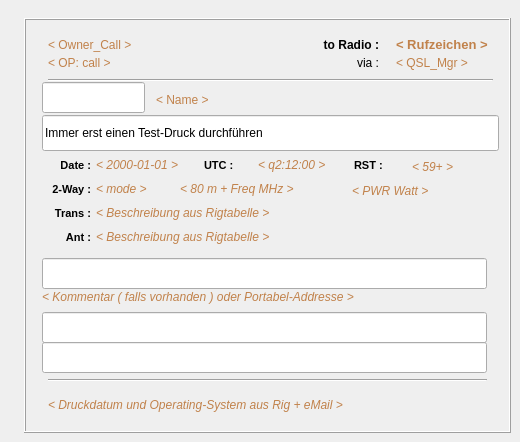
   <widget class="QWidget" name="tab">
    <attribute name="title">
     <string>Label      </string>
    </attribute>
    <widget class="QFrame" name="frame_2">
     <property name="geometry">
      <rect>
       <x>24</x>
       <y>18</y>
       <width>487</width>
       <height>415</height>
      </rect>
     </property>
     <property name="frameShape">
      <enum>QFrame::Box</enum>
     </property>
     <property name="frameShadow">
      <enum>QFrame::Raised</enum>
     </property>
     <widget class="QLabel" name="label_3">
      <property name="geometry">
       <rect>
        <x>24</x>
        <y>18</y>
        <width>115</width>
        <height>18</height>
       </rect>
      </property>
      <property name="palette">
       <palette>
        <active>
         <colorrole role="WindowText">
          <brush brushstyle="SolidPattern">
           <color alpha="255">
            <red>193</red>
            <green>130</green>
            <blue>75</blue>
           </color>
          </brush>
         </colorrole>
        </active>
        <inactive>
         <colorrole role="WindowText">
          <brush brushstyle="SolidPattern">
           <color alpha="255">
            <red>193</red>
            <green>130</green>
            <blue>75</blue>
           </color>
          </brush>
         </colorrole>
        </inactive>
        <disabled>
         <colorrole role="WindowText">
          <brush brushstyle="SolidPattern">
           <color alpha="255">
            <red>119</red>
            <green>119</green>
            <blue>119</blue>
           </color>
          </brush>
         </colorrole>
        </disabled>
       </palette>
      </property>
      <property name="text">
       <string>&lt; Owner_Call &gt;</string>
      </property>
     </widget>
     <widget class="QLabel" name="label_4">
      <property name="geometry">
       <rect>
        <x>24</x>
        <y>36</y>
        <width>121</width>
        <height>18</height>
       </rect>
      </property>
      <property name="palette">
       <palette>
        <active>
         <colorrole role="WindowText">
          <brush brushstyle="SolidPattern">
           <color alpha="255">
            <red>193</red>
            <green>130</green>
            <blue>75</blue>
           </color>
          </brush>
         </colorrole>
        </active>
        <inactive>
         <colorrole role="WindowText">
          <brush brushstyle="SolidPattern">
           <color alpha="255">
            <red>193</red>
            <green>130</green>
            <blue>75</blue>
           </color>
          </brush>
         </colorrole>
        </inactive>
        <disabled>
         <colorrole role="WindowText">
          <brush brushstyle="SolidPattern">
           <color alpha="255">
            <red>119</red>
            <green>119</green>
            <blue>119</blue>
           </color>
          </brush>
         </colorrole>
        </disabled>
       </palette>
      </property>
      <property name="text">
       <string>&lt; OP: call        &gt;</string>
      </property>
     </widget>
     <widget class="QLabel" name="label_5">
      <property name="geometry">
       <rect>
        <x>288</x>
        <y>18</y>
        <width>67</width>
        <height>18</height>
       </rect>
      </property>
      <property name="font">
       <font>
        <weight>75</weight>
        <bold>true</bold>
       </font>
      </property>
      <property name="text">
       <string>to Radio :</string>
      </property>
      <property name="alignment">
       <set>Qt::AlignRight|Qt::AlignTrailing|Qt::AlignVCenter</set>
      </property>
     </widget>
     <widget class="QLabel" name="label_6">
      <property name="geometry">
       <rect>
        <x>372</x>
        <y>18</y>
        <width>103</width>
        <height>18</height>
       </rect>
      </property>
      <property name="palette">
       <palette>
        <active>
         <colorrole role="WindowText">
          <brush brushstyle="SolidPattern">
           <color alpha="255">
            <red>193</red>
            <green>130</green>
            <blue>75</blue>
           </color>
          </brush>
         </colorrole>
        </active>
        <inactive>
         <colorrole role="WindowText">
          <brush brushstyle="SolidPattern">
           <color alpha="255">
            <red>193</red>
            <green>130</green>
            <blue>75</blue>
           </color>
          </brush>
         </colorrole>
        </inactive>
        <disabled>
         <colorrole role="WindowText">
          <brush brushstyle="SolidPattern">
           <color alpha="255">
            <red>119</red>
            <green>119</green>
            <blue>119</blue>
           </color>
          </brush>
         </colorrole>
        </disabled>
       </palette>
      </property>
      <property name="font">
       <font>
        <pointsize>10</pointsize>
        <weight>75</weight>
        <bold>true</bold>
       </font>
      </property>
      <property name="text">
       <string>&lt; Rufzeichen &gt;</string>
      </property>
     </widget>
     <widget class="QLabel" name="label_7">
      <property name="geometry">
       <rect>
        <x>318</x>
        <y>36</y>
        <width>37</width>
        <height>18</height>
       </rect>
      </property>
      <property name="text">
       <string>via :</string>
      </property>
      <property name="alignment">
       <set>Qt::AlignRight|Qt::AlignTrailing|Qt::AlignVCenter</set>
      </property>
     </widget>
     <widget class="QLabel" name="label_8">
      <property name="geometry">
       <rect>
        <x>372</x>
        <y>36</y>
        <width>103</width>
        <height>18</height>
       </rect>
      </property>
      <property name="palette">
       <palette>
        <active>
         <colorrole role="WindowText">
          <brush brushstyle="SolidPattern">
           <color alpha="255">
            <red>193</red>
            <green>130</green>
            <blue>75</blue>
           </color>
          </brush>
         </colorrole>
        </active>
        <inactive>
         <colorrole role="WindowText">
          <brush brushstyle="SolidPattern">
           <color alpha="255">
            <red>193</red>
            <green>130</green>
            <blue>75</blue>
           </color>
          </brush>
         </colorrole>
        </inactive>
        <disabled>
         <colorrole role="WindowText">
          <brush brushstyle="SolidPattern">
           <color alpha="255">
            <red>119</red>
            <green>119</green>
            <blue>119</blue>
           </color>
          </brush>
         </colorrole>
        </disabled>
       </palette>
      </property>
      <property name="text">
       <string>&lt; QSL_Mgr        &gt;</string>
      </property>
     </widget>
     <widget class="Line" name="line">
      <property name="geometry">
       <rect>
        <x>24</x>
        <y>54</y>
        <width>445</width>
        <height>16</height>
       </rect>
      </property>
      <property name="orientation">
       <enum>Qt::Horizontal</enum>
      </property>
     </widget>
     <widget class="QLineEdit" name="LdearW">
      <property name="geometry">
       <rect>
        <x>18</x>
        <y>64</y>
        <width>103</width>
        <height>31</height>
       </rect>
      </property>
     </widget>
     <widget class="QLabel" name="label_9">
      <property name="geometry">
       <rect>
        <x>132</x>
        <y>73</y>
        <width>337</width>
        <height>18</height>
       </rect>
      </property>
      <property name="palette">
       <palette>
        <active>
         <colorrole role="WindowText">
          <brush brushstyle="SolidPattern">
           <color alpha="255">
            <red>193</red>
            <green>130</green>
            <blue>75</blue>
           </color>
          </brush>
         </colorrole>
        </active>
        <inactive>
         <colorrole role="WindowText">
          <brush brushstyle="SolidPattern">
           <color alpha="255">
            <red>193</red>
            <green>130</green>
            <blue>75</blue>
           </color>
          </brush>
         </colorrole>
        </inactive>
        <disabled>
         <colorrole role="WindowText">
          <brush brushstyle="SolidPattern">
           <color alpha="255">
            <red>119</red>
            <green>119</green>
            <blue>119</blue>
           </color>
          </brush>
         </colorrole>
        </disabled>
       </palette>
      </property>
      <property name="text">
       <string>&lt; Name  &gt;</string>
      </property>
     </widget>
     <widget class="QLineEdit" name="LwellW">
      <property name="geometry">
       <rect>
        <x>18</x>
        <y>97</y>
        <width>457</width>
        <height>36</height>
       </rect>
      </property>
      <property name="text">
       <string>Immer erst einen Test-Druck durchführen</string>
      </property>
     </widget>
     <widget class="QLabel" name="label_10">
      <property name="geometry">
       <rect>
        <x>72</x>
        <y>138</y>
        <width>103</width>
        <height>18</height>
       </rect>
      </property>
      <property name="palette">
       <palette>
        <active>
         <colorrole role="WindowText">
          <brush brushstyle="SolidPattern">
           <color alpha="255">
            <red>193</red>
            <green>130</green>
            <blue>75</blue>
           </color>
          </brush>
         </colorrole>
        </active>
        <inactive>
         <colorrole role="WindowText">
          <brush brushstyle="SolidPattern">
           <color alpha="255">
            <red>193</red>
            <green>130</green>
            <blue>75</blue>
           </color>
          </brush>
         </colorrole>
        </inactive>
        <disabled>
         <colorrole role="WindowText">
          <brush brushstyle="SolidPattern">
           <color alpha="255">
            <red>119</red>
            <green>119</green>
            <blue>119</blue>
           </color>
          </brush>
         </colorrole>
        </disabled>
       </palette>
      </property>
      <property name="font">
       <font>
        <italic>true</italic>
       </font>
      </property>
      <property name="text">
       <string>&lt; 2000-01-01 &gt;</string>
      </property>
     </widget>
     <widget class="QLabel" name="label_11">
      <property name="geometry">
       <rect>
        <x>180</x>
        <y>138</y>
        <width>43</width>
        <height>18</height>
       </rect>
      </property>
      <property name="font">
       <font>
        <pointsize>8</pointsize>
        <weight>75</weight>
        <bold>true</bold>
       </font>
      </property>
      <property name="text">
       <string>UTC :</string>
      </property>
     </widget>
     <widget class="QLabel" name="label_12">
      <property name="geometry">
       <rect>
        <x>234</x>
        <y>138</y>
        <width>85</width>
        <height>18</height>
       </rect>
      </property>
      <property name="palette">
       <palette>
        <active>
         <colorrole role="WindowText">
          <brush brushstyle="SolidPattern">
           <color alpha="255">
            <red>193</red>
            <green>130</green>
            <blue>75</blue>
           </color>
          </brush>
         </colorrole>
        </active>
        <inactive>
         <colorrole role="WindowText">
          <brush brushstyle="SolidPattern">
           <color alpha="255">
            <red>193</red>
            <green>130</green>
            <blue>75</blue>
           </color>
          </brush>
         </colorrole>
        </inactive>
        <disabled>
         <colorrole role="WindowText">
          <brush brushstyle="SolidPattern">
           <color alpha="255">
            <red>119</red>
            <green>119</green>
            <blue>119</blue>
           </color>
          </brush>
         </colorrole>
        </disabled>
       </palette>
      </property>
      <property name="font">
       <font>
        <italic>true</italic>
       </font>
      </property>
      <property name="text">
       <string>&lt; q2:12:00 &gt;</string>
      </property>
     </widget>
     <widget class="QLabel" name="label_13">
      <property name="geometry">
       <rect>
        <x>330</x>
        <y>138</y>
        <width>49</width>
        <height>18</height>
       </rect>
      </property>
      <property name="font">
       <font>
        <pointsize>8</pointsize>
        <weight>75</weight>
        <bold>true</bold>
       </font>
      </property>
      <property name="text">
       <string>RST :</string>
      </property>
     </widget>
     <widget class="QLabel" name="label_14">
      <property name="geometry">
       <rect>
        <x>388</x>
        <y>140</y>
        <width>58</width>
        <height>18</height>
       </rect>
      </property>
      <property name="palette">
       <palette>
        <active>
         <colorrole role="WindowText">
          <brush brushstyle="SolidPattern">
           <color alpha="255">
            <red>193</red>
            <green>130</green>
            <blue>75</blue>
           </color>
          </brush>
         </colorrole>
        </active>
        <inactive>
         <colorrole role="WindowText">
          <brush brushstyle="SolidPattern">
           <color alpha="255">
            <red>193</red>
            <green>130</green>
            <blue>75</blue>
           </color>
          </brush>
         </colorrole>
        </inactive>
        <disabled>
         <colorrole role="WindowText">
          <brush brushstyle="SolidPattern">
           <color alpha="255">
            <red>119</red>
            <green>119</green>
            <blue>119</blue>
           </color>
          </brush>
         </colorrole>
        </disabled>
       </palette>
      </property>
      <property name="font">
       <font>
        <italic>true</italic>
       </font>
      </property>
      <property name="text">
       <string>&lt;  59+ &gt;</string>
      </property>
     </widget>
     <widget class="QLabel" name="label_15">
      <property name="geometry">
       <rect>
        <x>18</x>
        <y>162</y>
        <width>49</width>
        <height>18</height>
       </rect>
      </property>
      <property name="font">
       <font>
        <pointsize>8</pointsize>
        <weight>75</weight>
        <bold>true</bold>
       </font>
      </property>
      <property name="text">
       <string>2-Way :</string>
      </property>
      <property name="alignment">
       <set>Qt::AlignRight|Qt::AlignTrailing|Qt::AlignVCenter</set>
      </property>
     </widget>
     <widget class="QLabel" name="label_16">
      <property name="geometry">
       <rect>
        <x>72</x>
        <y>162</y>
        <width>73</width>
        <height>18</height>
       </rect>
      </property>
      <property name="palette">
       <palette>
        <active>
         <colorrole role="WindowText">
          <brush brushstyle="SolidPattern">
           <color alpha="255">
            <red>193</red>
            <green>130</green>
            <blue>75</blue>
           </color>
          </brush>
         </colorrole>
        </active>
        <inactive>
         <colorrole role="WindowText">
          <brush brushstyle="SolidPattern">
           <color alpha="255">
            <red>193</red>
            <green>130</green>
            <blue>75</blue>
           </color>
          </brush>
         </colorrole>
        </inactive>
        <disabled>
         <colorrole role="WindowText">
          <brush brushstyle="SolidPattern">
           <color alpha="255">
            <red>119</red>
            <green>119</green>
            <blue>119</blue>
           </color>
          </brush>
         </colorrole>
        </disabled>
       </palette>
      </property>
      <property name="font">
       <font>
        <italic>true</italic>
       </font>
      </property>
      <property name="text">
       <string>&lt; mode  &gt;</string>
      </property>
     </widget>
     <widget class="QLabel" name="label_17">
      <property name="geometry">
       <rect>
        <x>156</x>
        <y>162</y>
        <width>163</width>
        <height>18</height>
       </rect>
      </property>
      <property name="palette">
       <palette>
        <active>
         <colorrole role="WindowText">
          <brush brushstyle="SolidPattern">
           <color alpha="255">
            <red>193</red>
            <green>130</green>
            <blue>75</blue>
           </color>
          </brush>
         </colorrole>
        </active>
        <inactive>
         <colorrole role="WindowText">
          <brush brushstyle="SolidPattern">
           <color alpha="255">
            <red>193</red>
            <green>130</green>
            <blue>75</blue>
           </color>
          </brush>
         </colorrole>
        </inactive>
        <disabled>
         <colorrole role="WindowText">
          <brush brushstyle="SolidPattern">
           <color alpha="255">
            <red>119</red>
            <green>119</green>
            <blue>119</blue>
           </color>
          </brush>
         </colorrole>
        </disabled>
       </palette>
      </property>
      <property name="font">
       <font>
        <italic>true</italic>
       </font>
      </property>
      <property name="text">
       <string>&lt; 80 m + Freq MHz  &gt;</string>
      </property>
     </widget>
     <widget class="QLabel" name="label_18">
      <property name="geometry">
       <rect>
        <x>328</x>
        <y>164</y>
        <width>127</width>
        <height>18</height>
       </rect>
      </property>
      <property name="palette">
       <palette>
        <active>
         <colorrole role="WindowText">
          <brush brushstyle="SolidPattern">
           <color alpha="255">
            <red>193</red>
            <green>130</green>
            <blue>75</blue>
           </color>
          </brush>
         </colorrole>
        </active>
        <inactive>
         <colorrole role="WindowText">
          <brush brushstyle="SolidPattern">
           <color alpha="255">
            <red>193</red>
            <green>130</green>
            <blue>75</blue>
           </color>
          </brush>
         </colorrole>
        </inactive>
        <disabled>
         <colorrole role="WindowText">
          <brush brushstyle="SolidPattern">
           <color alpha="255">
            <red>119</red>
            <green>119</green>
            <blue>119</blue>
           </color>
          </brush>
         </colorrole>
        </disabled>
       </palette>
      </property>
      <property name="font">
       <font>
        <italic>true</italic>
       </font>
      </property>
      <property name="text">
       <string>&lt; PWR Watt  &gt;</string>
      </property>
     </widget>
     <widget class="QLabel" name="label_19">
      <property name="geometry">
       <rect>
        <x>18</x>
        <y>186</y>
        <width>49</width>
        <height>18</height>
       </rect>
      </property>
      <property name="font">
       <font>
        <pointsize>8</pointsize>
        <weight>75</weight>
        <bold>true</bold>
       </font>
      </property>
      <property name="text">
       <string>Trans :</string>
      </property>
      <property name="alignment">
       <set>Qt::AlignRight|Qt::AlignTrailing|Qt::AlignVCenter</set>
      </property>
     </widget>
     <widget class="QLabel" name="label_20">
      <property name="geometry">
       <rect>
        <x>72</x>
        <y>186</y>
        <width>397</width>
        <height>18</height>
       </rect>
      </property>
      <property name="palette">
       <palette>
        <active>
         <colorrole role="WindowText">
          <brush brushstyle="SolidPattern">
           <color alpha="255">
            <red>193</red>
            <green>130</green>
            <blue>75</blue>
           </color>
          </brush>
         </colorrole>
        </active>
        <inactive>
         <colorrole role="WindowText">
          <brush brushstyle="SolidPattern">
           <color alpha="255">
            <red>193</red>
            <green>130</green>
            <blue>75</blue>
           </color>
          </brush>
         </colorrole>
        </inactive>
        <disabled>
         <colorrole role="WindowText">
          <brush brushstyle="SolidPattern">
           <color alpha="255">
            <red>119</red>
            <green>119</green>
            <blue>119</blue>
           </color>
          </brush>
         </colorrole>
        </disabled>
       </palette>
      </property>
      <property name="font">
       <font>
        <italic>true</italic>
       </font>
      </property>
      <property name="text">
       <string>&lt; Beschreibung aus Rigtabelle  &gt;</string>
      </property>
     </widget>
     <widget class="QLabel" name="label_21">
      <property name="geometry">
       <rect>
        <x>30</x>
        <y>210</y>
        <width>37</width>
        <height>18</height>
       </rect>
      </property>
      <property name="font">
       <font>
        <pointsize>8</pointsize>
        <weight>75</weight>
        <bold>true</bold>
       </font>
      </property>
      <property name="text">
       <string>Ant :</string>
      </property>
      <property name="alignment">
       <set>Qt::AlignRight|Qt::AlignTrailing|Qt::AlignVCenter</set>
      </property>
     </widget>
     <widget class="QLabel" name="label_22">
      <property name="geometry">
       <rect>
        <x>72</x>
        <y>210</y>
        <width>385</width>
        <height>18</height>
       </rect>
      </property>
      <property name="palette">
       <palette>
        <active>
         <colorrole role="WindowText">
          <brush brushstyle="SolidPattern">
           <color alpha="255">
            <red>193</red>
            <green>130</green>
            <blue>75</blue>
           </color>
          </brush>
         </colorrole>
        </active>
        <inactive>
         <colorrole role="WindowText">
          <brush brushstyle="SolidPattern">
           <color alpha="255">
            <red>193</red>
            <green>130</green>
            <blue>75</blue>
           </color>
          </brush>
         </colorrole>
        </inactive>
        <disabled>
         <colorrole role="WindowText">
          <brush brushstyle="SolidPattern">
           <color alpha="255">
            <red>119</red>
            <green>119</green>
            <blue>119</blue>
           </color>
          </brush>
         </colorrole>
        </disabled>
       </palette>
      </property>
      <property name="font">
       <font>
        <italic>true</italic>
       </font>
      </property>
      <property name="text">
       <string>&lt; Beschreibung aus Rigtabelle  &gt;</string>
      </property>
     </widget>
     <widget class="QLineEdit" name="Ltext1W">
      <property name="geometry">
       <rect>
        <x>18</x>
        <y>240</y>
        <width>445</width>
        <height>31</height>
       </rect>
      </property>
     </widget>
     <widget class="QLabel" name="label_23">
      <property name="geometry">
       <rect>
        <x>18</x>
        <y>270</y>
        <width>439</width>
        <height>18</height>
       </rect>
      </property>
      <property name="palette">
       <palette>
        <active>
         <colorrole role="WindowText">
          <brush brushstyle="SolidPattern">
           <color alpha="255">
            <red>193</red>
            <green>130</green>
            <blue>75</blue>
           </color>
          </brush>
         </colorrole>
        </active>
        <inactive>
         <colorrole role="WindowText">
          <brush brushstyle="SolidPattern">
           <color alpha="255">
            <red>193</red>
            <green>130</green>
            <blue>75</blue>
           </color>
          </brush>
         </colorrole>
        </inactive>
        <disabled>
         <colorrole role="WindowText">
          <brush brushstyle="SolidPattern">
           <color alpha="255">
            <red>119</red>
            <green>119</green>
            <blue>119</blue>
           </color>
          </brush>
         </colorrole>
        </disabled>
       </palette>
      </property>
      <property name="font">
       <font>
        <italic>true</italic>
       </font>
      </property>
      <property name="text">
       <string>&lt; Kommentar ( falls vorhanden ) oder Portabel-Addresse  &gt;</string>
      </property>
     </widget>
     <widget class="QLineEdit" name="Ltext2W">
      <property name="geometry">
       <rect>
        <x>18</x>
        <y>294</y>
        <width>445</width>
        <height>31</height>
       </rect>
      </property>
     </widget>
     <widget class="QLineEdit" name="Ltext3W">
      <property name="geometry">
       <rect>
        <x>18</x>
        <y>324</y>
        <width>445</width>
        <height>31</height>
       </rect>
      </property>
     </widget>
     <widget class="Line" name="line_2">
      <property name="geometry">
       <rect>
        <x>24</x>
        <y>354</y>
        <width>439</width>
        <height>16</height>
       </rect>
      </property>
      <property name="orientation">
       <enum>Qt::Horizontal</enum>
      </property>
     </widget>
     <widget class="QLabel" name="label_24">
      <property name="geometry">
       <rect>
        <x>24</x>
        <y>378</y>
        <width>451</width>
        <height>18</height>
       </rect>
      </property>
      <property name="palette">
       <palette>
        <active>
         <colorrole role="WindowText">
          <brush brushstyle="SolidPattern">
           <color alpha="255">
            <red>193</red>
            <green>130</green>
            <blue>75</blue>
           </color>
          </brush>
         </colorrole>
        </active>
        <inactive>
         <colorrole role="WindowText">
          <brush brushstyle="SolidPattern">
           <color alpha="255">
            <red>193</red>
            <green>130</green>
            <blue>75</blue>
           </color>
          </brush>
         </colorrole>
        </inactive>
        <disabled>
         <colorrole role="WindowText">
          <brush brushstyle="SolidPattern">
           <color alpha="255">
            <red>119</red>
            <green>119</green>
            <blue>119</blue>
           </color>
          </brush>
         </colorrole>
        </disabled>
       </palette>
      </property>
      <property name="font">
       <font>
        <italic>true</italic>
       </font>
      </property>
      <property name="text">
       <string>&lt;  Druckdatum und Operating-System aus Rig + eMail  &gt;</string>
      </property>
     </widget>
     <widget class="QLabel" name="label_25">
      <property name="geometry">
       <rect>
        <x>24</x>
        <y>138</y>
        <width>43</width>
        <height>18</height>
       </rect>
      </property>
      <property name="font">
       <font>
        <pointsize>8</pointsize>
        <weight>75</weight>
        <bold>true</bold>
       </font>
      </property>
      <property name="text">
       <string>Date :</string>
      </property>
      <property name="alignment">
       <set>Qt::AlignRight|Qt::AlignTrailing|Qt::AlignVCenter</set>
      </property>
     </widget>
    </widget>
   </widget>
